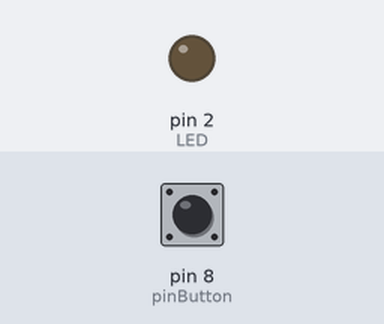
Bench run of a sketch on a simulated Arduino Uno, built with avr-gcc and run on an emulated ATmega328P. On the bench: output pins drawn as LEDs (lit = HIGH). The inputs (shaded band) are chosen by the test bench; at power-on: pin 8 (pinButton) LOW. What the sketch prints to the serial monitor is not drawn.

Above: at 1.2 s.
1.3 s: pin 8 (pinButton) pulled HIGH for 0.15 s
At 1.37 s:
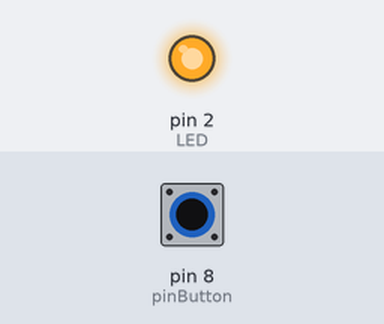
2.9 s: pin 8 (pinButton) pulled HIGH for 3.2 s
At 6.4 s:
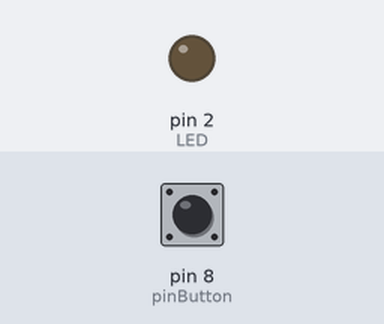
Timing chart, 0 to 7.9 s (numbered marks = the images above; inputs shaded):
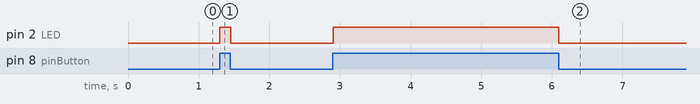

The sketch:

led_button.ino
```cpp
/*
 * here led will be connected to pin 2
 * button will be connected on pin 8
 *
 * here we will glow led by sending signal through a button
*/
#define LED 2
#define pinButton 8
void setup() {
  pinMode(pinButton, INPUT); //set the button pin as INPUT
  pinMode(LED, OUTPUT); //set the LED pin as OUTPUT
  Serial.begin(9600);
}

void loop() {
     int stateButton = digitalRead(pinButton);
     //read the state of the button
  if(stateButton == 1) { //if is pressed
     digitalWrite(LED, HIGH); //write 1 or HIGH to led pin
     Serial.println(stateButton);
  } else { //if not pressed
     digitalWrite(LED, LOW);  //write 0 or low to led pin
     Serial.println(stateButton);
  }
}
```

Measured:
- after the input at 1.3 s, pin 2 (LED): LOW → HIGH at once, → LOW 0.15 s later
- after the input at 2.9 s, pin 2 (LED): LOW → HIGH at once, → LOW 3.2 s later
